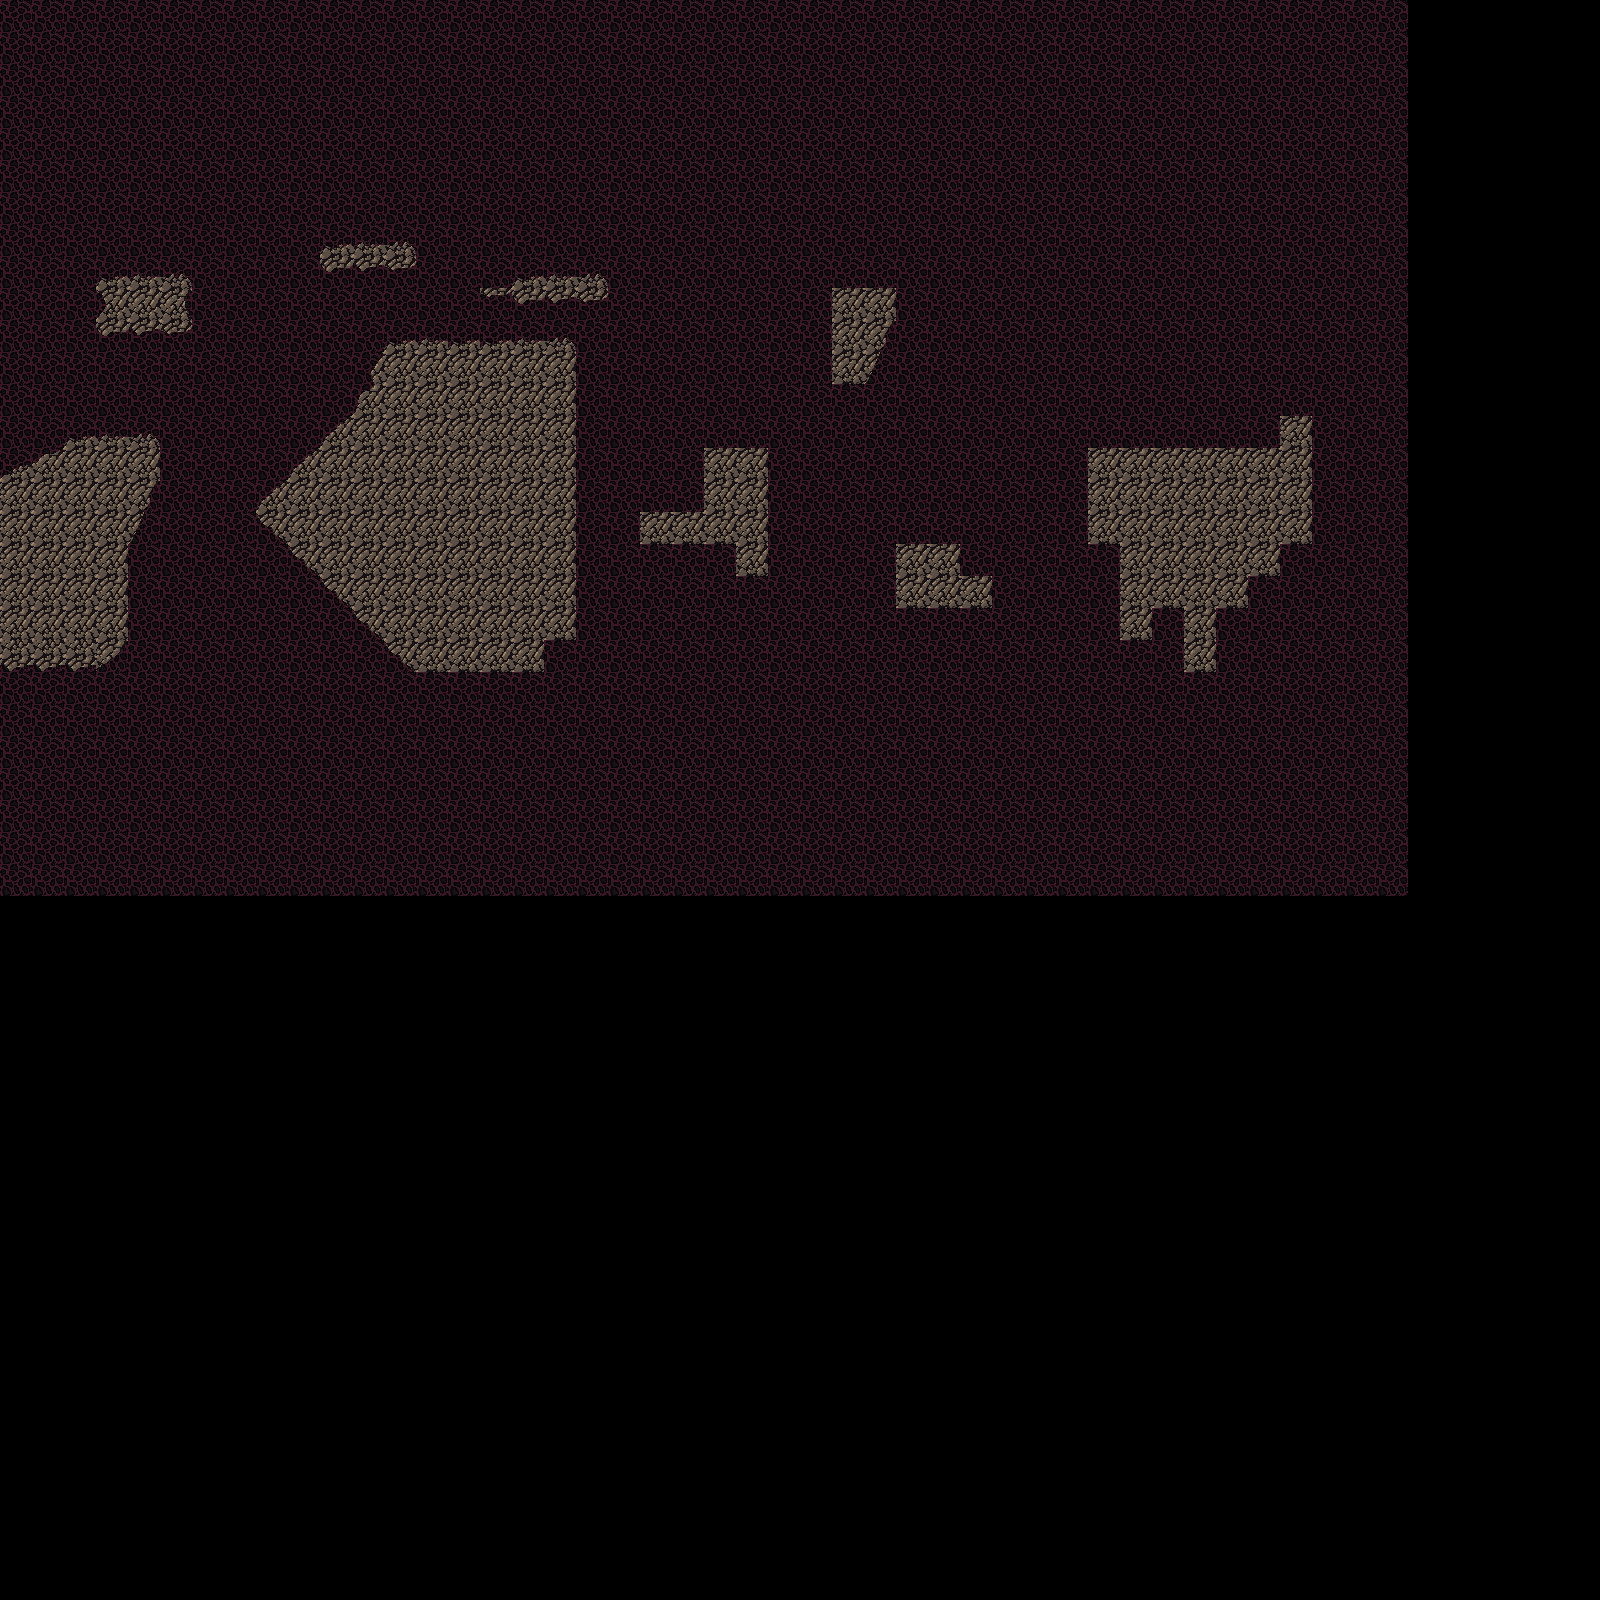

A level layout from a 2D game, rendered from its tile map. Below: a short description, then the map file with tile-grid data replaced by summaries:
An orthogonal 50x50 tile map with 32x32 px tiles, 2 tile layers (Background, Obstacles), 2 tilesets.

<map version="1.8" tiledversion="1.8.4" orientation="orthogonal" renderorder="right-down" width="50" height="50" tilewidth="32" tileheight="32" infinite="0" nextlayerid="3" nextobjectid="1">
 <editorsettings>
  <export target="mapTest.json" format="json" />
 </editorsettings>
 <tileset firstgid="1" name="tilesetZone2" tilewidth="32" tileheight="32" tilecount="121" columns="11">
  <image source="../level_design/tiles/tilesetZone2.png" width="360" height="360" />
  <tile id="0">
   <properties>
    <property name="estSolide" type="bool" value="true" />
   </properties>
  </tile>
  <tile id="1">
   <properties>
    <property name="estSolide" type="bool" value="true" />
   </properties>
  </tile>
  <tile id="2">
   <properties>
    <property name="estSolide" type="bool" value="true" />
   </properties>
  </tile>
  <tile id="3">
   <properties>
    <property name="estSolide" type="bool" value="true" />
   </properties>
  </tile>
  <tile id="4">
   <properties>
    <property name="estSolide" type="bool" value="true" />
   </properties>
  </tile>
  <tile id="5">
   <properties>
    <property name="estSolide" type="bool" value="true" />
   </properties>
  </tile>
  <tile id="6">
   <properties>
    <property name="estSolide" type="bool" value="true" />
   </properties>
  </tile>
  <tile id="7">
   <properties>
    <property name="estSolide" type="bool" value="true" />
   </properties>
  </tile>
  <tile id="8">
   <properties>
    <property name="estSolide" type="bool" value="true" />
   </properties>
  </tile>
  <tile id="9">
   <properties>
    <property name="estSolide" type="bool" value="true" />
   </properties>
  </tile>
  <tile id="10">
   <properties>
    <property name="estSolide" type="bool" value="true" />
   </properties>
  </tile>
  <tile id="11">
   <properties>
    <property name="estSolide" type="bool" value="true" />
   </properties>
  </tile>
  <tile id="12">
   <properties>
    <property name="estSolide" type="bool" value="true" />
   </properties>
  </tile>
  <tile id="13">
   <properties>
    <property name="estSolide" type="bool" value="true" />
   </properties>
  </tile>
  <tile id="14">
   <properties>
    <property name="estSolide" type="bool" value="true" />
   </properties>
  </tile>
  <tile id="15">
   <properties>
    <property name="estSolide" type="bool" value="true" />
   </properties>
  </tile>
  <tile id="16">
   <properties>
    <property name="estSolide" type="bool" value="true" />
   </properties>
  </tile>
  <tile id="17">
   <properties>
    <property name="estSolide" type="bool" value="true" />
   </properties>
  </tile>
  <tile id="18">
   <properties>
    <property name="estSolide" type="bool" value="true" />
   </properties>
  </tile>
  <tile id="19">
   <properties>
    <property name="estSolide" type="bool" value="true" />
   </properties>
  </tile>
  <tile id="20">
   <properties>
    <property name="estSolide" type="bool" value="true" />
   </properties>
  </tile>
  <tile id="21">
   <properties>
    <property name="estSolide" type="bool" value="true" />
   </properties>
  </tile>
  <tile id="22">
   <properties>
    <property name="estSolide" type="bool" value="true" />
   </properties>
  </tile>
  <tile id="23">
   <properties>
    <property name="estSolide" type="bool" value="true" />
   </properties>
  </tile>
  <tile id="24">
   <properties>
    <property name="estSolide" type="bool" value="false" />
   </properties>
  </tile>
  <tile id="25">
   <properties>
    <property name="estSolide" type="bool" value="false" />
   </properties>
  </tile>
  <tile id="26">
   <properties>
    <property name="estSolide" type="bool" value="false" />
   </properties>
  </tile>
  <tile id="27">
   <properties>
    <property name="estSolide" type="bool" value="false" />
   </properties>
  </tile>
  <tile id="28">
   <properties>
    <property name="estSolide" type="bool" value="false" />
   </properties>
  </tile>
  <tile id="29">
   <properties>
    <property name="estSolide" type="bool" value="false" />
   </properties>
  </tile>
  <tile id="30">
   <properties>
    <property name="estSolide" type="bool" value="false" />
   </properties>
  </tile>
  <tile id="31">
   <properties>
    <property name="estSolide" type="bool" value="false" />
   </properties>
  </tile>
  <tile id="32">
   <properties>
    <property name="estSolide" type="bool" value="false" />
   </properties>
  </tile>
  <tile id="33">
   <properties>
    <property name="estSolide" type="bool" value="true" />
   </properties>
  </tile>
  <tile id="34">
   <properties>
    <property name="estSolide" type="bool" value="true" />
   </properties>
  </tile>
  <tile id="35">
   <properties>
    <property name="estSolide" type="bool" value="false" />
   </properties>
  </tile>
  <tile id="36">
   <properties>
    <property name="estSolide" type="bool" value="false" />
   </properties>
  </tile>
  <tile id="37">
   <properties>
    <property name="estSolide" type="bool" value="false" />
   </properties>
  </tile>
  <tile id="38">
   <properties>
    <property name="estSolide" type="bool" value="false" />
   </properties>
  </tile>
  <tile id="39">
   <properties>
    <property name="estSolide" type="bool" value="false" />
   </properties>
  </tile>
  <tile id="40">
   <properties>
    <property name="estSolide" type="bool" value="false" />
   </properties>
  </tile>
  <tile id="41">
   <properties>
    <property name="estSolide" type="bool" value="true" />
   </properties>
  </tile>
  <tile id="42">
   <properties>
    <property name="estSolide" type="bool" value="true" />
   </properties>
  </tile>
  <tile id="43">
   <properties>
    <property name="estSolide" type="bool" value="true" />
   </properties>
  </tile>
  <tile id="44">
   <properties>
    <property name="estSolide" type="bool" value="true" />
   </properties>
  </tile>
  <tile id="45">
   <properties>
    <property name="estSolide" type="bool" value="true" />
   </properties>
  </tile>
  <tile id="46">
   <properties>
    <property name="estSolide" type="bool" value="false" />
   </properties>
  </tile>
  <tile id="47">
   <properties>
    <property name="estSolide" type="bool" value="false" />
   </properties>
  </tile>
  <tile id="48">
   <properties>
    <property name="estSolide" type="bool" value="false" />
   </properties>
  </tile>
  <tile id="49">
   <properties>
    <property name="estSolide" type="bool" value="false" />
   </properties>
  </tile>
  <tile id="50">
   <properties>
    <property name="estSolide" type="bool" value="false" />
   </properties>
  </tile>
  <tile id="51">
   <properties>
    <property name="estSolide" type="bool" value="false" />
   </properties>
  </tile>
  <tile id="52">
   <properties>
    <property name="estSolide" type="bool" value="false" />
   </properties>
  </tile>
  <tile id="53">
   <properties>
    <property name="estSolide" type="bool" value="false" />
   </properties>
  </tile>
  <tile id="54">
   <properties>
    <property name="estSolide" type="bool" value="false" />
   </properties>
  </tile>
  <tile id="55">
   <properties>
    <property name="estSolide" type="bool" value="true" />
   </properties>
  </tile>
  <tile id="56">
   <properties>
    <property name="estSolide" type="bool" value="true" />
   </properties>
  </tile>
  <tile id="57">
   <properties>
    <property name="estSolide" type="bool" value="false" />
   </properties>
  </tile>
  <tile id="58">
   <properties>
    <property name="estSolide" type="bool" value="false" />
   </properties>
  </tile>
  <tile id="59">
   <properties>
    <property name="estSolide" type="bool" value="false" />
   </properties>
  </tile>
  <tile id="60">
   <properties>
    <property name="estSolide" type="bool" value="false" />
   </properties>
  </tile>
  <tile id="61">
   <properties>
    <property name="estSolide" type="bool" value="false" />
   </properties>
  </tile>
  <tile id="62">
   <properties>
    <property name="estSolide" type="bool" value="false" />
   </properties>
  </tile>
  <tile id="63">
   <properties>
    <property name="estSolide" type="bool" value="false" />
   </properties>
  </tile>
  <tile id="64">
   <properties>
    <property name="estSolide" type="bool" value="false" />
   </properties>
  </tile>
  <tile id="65">
   <properties>
    <property name="estSolide" type="bool" value="false" />
   </properties>
  </tile>
 </tileset>
 <tileset firstgid="122" name="background" tilewidth="32" tileheight="32" tilecount="2500" columns="50">
  <image source="../level_design/tiles/background.png" width="1600" height="1600" />
 </tileset>
 <layer id="1" name="Background" width="50" height="50">
  <data>[2500 cells, 1232 non-empty, 1 distinct tile ids]</data>
 </layer>
 <layer id="2" name="Obstacles" width="50" height="50">
  <data>[2500 cells, 196 non-empty, 20 distinct tile ids]</data>
 </layer>
</map>
